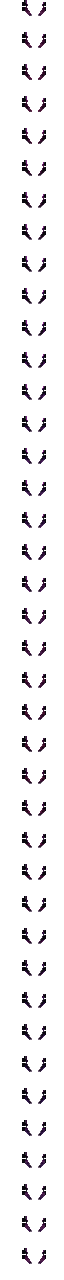
#> input picture ref/wings_r3/cybernetic/option4_anim.png, 64 x 1280 px, given in place of netherite.png, which was not available
$ python gen_new_items.py
#> lines starting #> are read from the running program, lines starting #| are printed output that depends on the picture; pictures that were not available may be replaced by others from this repository, and a replacement may not be noted
### gen_drafts.py
#!/usr/bin/env python3
"""Infinium look drafts.  Usage: python3 gen_drafts.py --style N   (N = 1..8, or 'all')
Writes a complete resource overlay to build_drafts/draftN/ (textures, models, item defs, glow_anim.properties)
and previews to preview/drafts/draftN/.  Never touches src/main/resources or out/infinium-*.jar.
Hard rule (fails with exit 1): no purple pixel in any frame outside opaque-mask minus 1-px border,
none on tool handles, helmet front-center, worn face, or trim pieces."""
import sys, os, math, random, json, shutil
from collections import deque
from PIL import Image, ImageDraw, ImageFont

MC='ref/mc/assets/minecraft/textures/'
F=40
DARK=(70,14,110); BRIGHT=(214,140,255)
TOOLS=('sword','pickaxe','axe','shovel','hoe')
ARMOR=('helmet','chestplate','leggings','boots')
ITEMS={'infinium_ingot':'netherite_ingot', **{f'infinium_{p}':f'netherite_{p}' for p in ARMOR+TOOLS}}

STYLES={
 1:dict(name='Drift',      loop=20, cov=0.09, trims={'ridge','cuffs'},
        desc='Slow drifting thin cracks: hairline ridges that slide and re-form across the metal; 20 s loop; helmet ridge + boot cuffs.'),
 2:dict(name='Lightning',  loop=12, cov=0.12, trims={'horns','shoulders','spine'},
        desc='Branching lightning fractures, glow surging outward from the roots; 12 s loop; small horns, shoulder plates, tool-head spine.'),
 3:dict(name='Pulseline',  loop=16, cov=0.10, trims={'ridge','knees','cuffs'},
        desc='Fixed fine crack network; only slow light packets travel along the cracks; 16 s loop; helmet ridge, knee guards, boot cuffs.'),
 4:dict(name='Runes',      loop=10, cov=0.12, trims={'shoulders','knees','spine'},
        desc='Etched geometric rune glyphs that light up one after another; 10 s loop; shoulder plates, knee guards, tool spine.'),
 5:dict(name='Fissure',    loop=18, cov=0.08, trims={'horns','spine'},
        desc='Sparse large jagged fissures that slowly breathe; 18 s loop; small horns, tool spine (most minimal purple).'),
 6:dict(name='Crackle',    loop=14, cov=0.14, trims={'ridge','shoulders','cuffs'},
        desc='Fine crackle glaze (Voronoi cell edges) whose cells shift subtly; 14 s loop; helmet ridge, shoulder plates, boot cuffs.'),
 7:dict(name='Embers',     loop=8,  cov=0.11, trims={'horns','knees','cuffs','spine'},
        desc='Drifting ember veins with occasional slow sparkles; 8 s loop (fastest); horns, knee guards, cuffs, spine.'),
 9:dict(name='Crackle Pulse', loop=12, cov=0.12, trims={'knees','cuffs'}, sym=True,
        desc='Draft 6 crackle-glaze cells as a fine network with slow purple pulses travelling along the cell edges (Draft 3 idea); 12 s seamless loop; short mini horns, knee guards, boot cuffs; perfect left/right mirror symmetry.'),
 8:dict(name='Circuit',    loop=20, cov=0.10, trims={'ridge','shoulders','knees','cuffs','spine'},
        desc='Right-angle circuit traces with slow energy packets and nodes; 20 s loop; full trim (ridge, shoulders, knees, cuffs, spine).'),
}

# ---------------- base textures ----------------
# [7 lines left out: function darken, not called in this run]
def lighten(c, t=0.55, to=(96,86,92)):
    r,g,b,a=c; return (int(r+(to[0]-r)*t),int(g+(to[1]-g)*t),int(b+(to[2]-b)*t),255)
def opaque(img): px=img.load(); return {(x,y) for y in range(img.size[1]) for x in range(img.size[0]) if px[x,y][3]>0}
N4=((1,0),(-1,0),(0,1),(0,-1))
def interior(op): return {q for q in op if all((q[0]+dx,q[1]+dy) in op for dx,dy in N4)}
def handle_px(kind,x,y):
    if kind=='sword': return x<=4 and y>=11
    return kind in TOOLS and (x+y)>=14 and x<=9 and abs((x+y)-15)<=2 and y>=6
def comp(a,b): c=a.copy(); c.alpha_composite(b); return c
def netherite_palette():
    im=Image.open(MC+'entity/equipment/humanoid/netherite.png').convert('RGBA'); px=im.load()
#> in netherite_palette, im is the input picture: PIL image 64x1280 RGBA; mean R, G, B, A 9.1, 5, 9.8, 15.4
    return sorted({px[x,y][:3] for y in range(im.size[1]) for x in range(im.size[0]) if px[x,y][3]>0}, key=lambda c:0.299*c[0]+0.587*c[1]+0.114*c[2])
PAL=netherite_palette()
#> PAL = 948 items, first 6: (4, 3, 6), (6, 2, 9), (7, 2, 8), (6, 3, 10), (8, 2, 11), (7, 3, 10)
# [84 lines left out: functions to_netherite, icon_base, worn_bases, not called in this run]

# ---------------- pattern fields ----------------
DIRS8=[(1,0),(1,1),(0,1),(-1,1),(-1,0),(-1,-1),(0,-1),(1,-1)]
# [150 lines left out: functions walk_net, field_fn, make_frames, check, not called in this run]

# ---- symmetry ----
def M_icon_v(q): return (15-q[0],q[1])
def M_icon_d(q): return (15-q[1],15-q[0])          # mirror across the handle diagonal x+y=15
# [15 lines left out: function M_hum, not called in this run]
def M_id(q): return q
# [16 lines left out: functions sym_base, check_sym, not called in this run]
def pdiff(a,b):
    pa,pb=a.load(),b.load(); W,H=a.size
    return sum(abs(pa[x,y][i]-pb[x,y][i]) for y in range(H) for x in range(W) for i in range(4))
# [6 lines left out: function check_loop, not called in this run]
SYMLOG=[]
FRONT_FRAME=False
COLOR_FN=None
# per-face coverage multipliers (style 9). face order per box: top,bottom,right,front,left,back
FACE_BOOST={'humanoid':{3:1.5,5:1.5,23:1.6,27:1.8,29:1.6},'humanoid_leggings':{9:3.5,8:1.6,10:1.6,11:2.0,15:1.7,17:1.6}}
BOXES={'humanoid':[(0,0,8,8,8),(32,0,8,8,8),(16,16,8,12,4),(40,16,4,12,4),(0,16,4,12,4)],
       'humanoid_leggings':[(16,16,8,12,4),(0,16,4,12,4)], 'wings':[(22,0,10,20,2)]}
# [109 lines left out: functions face_groups, clean_alpha, check_faces_animate, sheet, build, not called in this run]

# [4 lines that do not run on import are left out]

### gen_tool_styles.py
#!/usr/bin/env python3
"""Per-style animated glow for the Infinium tool icons (sword, pickaxe, axe, shovel, hoe).
Tools take the style of the chestplate their holder wears (client select property infinium:holder_style).
Writes textures/item/cracks_<style>/<tool>.png (+.mcmeta) and cracks_<style>_gray/ (dye tint), models and item defs.
Rules: glow only on interior non-handle pixels (same mask as gen_cracks), seamless loop, every frame changes, ~40% coverage
(more purple than the 25% of the legacy icons). Usage: python3 gen_tool_styles.py [--preview]"""
import math, random, os, json, sys, colorsys, shutil
from PIL import Image, ImageDraw, ImageFont
import gen_drafts as gd, gen_dye
TAU=2*math.pi
RES='src/main/resources/assets/infinium/'; TX=RES+'textures/item/'
TOOLS=['sword','pickaxe','axe','shovel','hoe']
ARMOR=['helmet','chestplate','leggings','boots']   # armor icons: style from the item's own infinium:style (absent = Astral)
# style -> (frames, ticks per frame); loop lengths match the worn armor styles closely
STY={'astral':(40,6),'cybernetic':(40,6),'singularity':(100,2),'cyberpsycho':(80,2)}
COV=0.40
def handle_px(name,x,y):
    if name=='sword': return x<=4 and y>=11
    return name in('pickaxe','axe','shovel','hoe') and (x+y)>=14 and x<=9 and abs((x+y)-15)<=2 and y>=6
# [4 lines left out: function mask, not called in this run]
def h01(*a): return random.Random(repr(a)).random()
def field(style,tool,A,F):
    rnd=random.Random(f'{style}/{tool}')
    if style=='astral':          # random cells, each with its own pulse timing
        S=[(rnd.uniform(0,16),rnd.uniform(0,16),rnd.uniform(0,TAU),rnd.choice((1,2)),rnd.uniform(0.6,1.6)) for _ in range(9)]
        # [4 lines left out: function s, not called in this run]
        import gen_variants as gv   # colour only: Singularity palette, static nebula index by position
        return s,lambda q,f,b:gv.neb_color(0.5+0.5*math.sin(q[0]/3.0+q[1]/5.0)*math.cos(q[1]/4.0-q[0]/6.0),b)
    if style=='cybernetic':      # cells + pulses running tip -> handle along the tool diagonal
        S=[(rnd.uniform(0,16),rnd.uniform(0,16)) for _ in range(8)]
        def s(q,f):
            t=f/F; ds=sorted((q[0]-a)**2+(q[1]-b)**2 for a,b in S); d1,d2=math.sqrt(ds[0]),math.sqrt(ds[1])
            return -(d2-d1)+1.1*math.cos(TAU*((q[0]-q[1])/10.0-t))+0.3*math.cos(TAU*(q[1]/4.0+2*t))
        return s,lambda q,f,b:hsv((0.74+0.14*(0.5+0.5*math.cos(q[1]/7.0)))%1,0.92-0.55*b*b,0.40+0.60*b)   # colour only: CyberPsycho range
    if style=='singularity':     # rework: seeds orbit the center once per loop, integer-harmonic detail, rhythmic rings, nebula palette
        S=[dict(r=7*math.sqrt(rnd.random()),a=rnd.uniform(0,TAU),ff=rnd.choice((3,4,5,6)),fp=rnd.uniform(0,TAU)) for _ in range(12)]
        aux={}
        # [9 lines left out: function s, not called in this run]
        import gen_variants as gv
        return s,lambda q,f,b:gv.neb_color(aux.get(q,(0.5,0))[0],b,0.25*aux.get(q,(0.5,0))[1])
    # cyberpsycho (rework): cybernetic diagonal pulses x2 + soft scan bands + smooth hue drift; accents added in frames_for
    S=[(rnd.uniform(0,16),rnd.uniform(0,16)) for _ in range(8)]; aux={}
    # [4 lines left out: function s, not called in this run]
    return s,lambda q,f,b:hsv((0.74+0.14*(0.5+0.5*math.cos(TAU*2*f/F-q[1]/7.0))+0.04*aux.get(q,0))%1,0.92-0.55*b*b,0.4+0.6*min(1,b+0.35*aux.get(q,0)))
def hsv(h,s,v): r,g,b=colorsys.hsv_to_rgb(h,max(0,min(1,s)),max(0,min(1,v))); return (255*r,255*g,255*b)
# armor icons: SAME glow as the worn armor (pattern, colours, clock): icon interior sampled from the worn texture's front faces
GL='src/main/resources/assets/infinium/textures/entity/infinium_glow/'
# [70 lines left out: functions _src, armor_frames, frames_for, accents, check, not called in this run]
SM={}
# [56 lines left out: functions main, by_style, infinity_models, write_infinity_def, not called in this run]
def tint(i): return (0xFF<<24|gen_dye.PAL[i])-(1<<32)
# [20 lines left out: functions write_item_def, gif, not called in this run]
# [1 lines that do not run on import are left out]

### gen_dye.py
#!/usr/bin/env python3
"""Glow recolouring by dye. Usage: python3 gen_dye.py <resource root, e.g. src/main/resources>
Writes grayscale glow textures (+ tinted via item tint / vertex colour), tinted item model defs,
144 smithing_transform recipes (no template; netherite-tier Infinium item + dye), and GlowColor palette check."""
import sys, os, json, glob, shutil
from PIL import Image
NAMES=['white','orange','magenta','light_blue','yellow','lime','pink','gray','light_gray','cyan','purple','blue','brown','green','red','black']
DIFF=[0xF9FFFE,0xF9801D,0xC74EBD,0x3AB3DA,0xFED83D,0x80C71F,0xF38BAA,0x474F52,0x9D9D97,0x169C9C,0x8932B8,0x3C44AA,0x835432,0x5E7C16,0xB02E26,0x1D1D21]
OVR={'white':0xE8ECFF,'black':0x5A5866,'gray':0x9A9AA6,'light_gray':0xC8C8D2}
def glow_rgb(i):
    n=NAMES[i]
    if n in OVR: return OVR[n]
    c=DIFF[i]; r,g,b=c>>16&255,c>>8&255,c&255; m=max(r,g,b); k=255/m
    return (min(255,int(r*k))<<16)|(min(255,int(g*k))<<8)|min(255,int(b*k))
PAL=[glow_rgb(i) for i in range(16)]
ITEMS=['infinium_'+p for p in ('helmet','chestplate','leggings','boots','sword','pickaxe','axe','shovel','hoe')]
# [73 lines left out: functions gray, accent_gray, main, not called in this run]
# [3 lines that do not run on import are left out]

### gen_new_items.py
#!/usr/bin/env python3
"""Spacetime Fragments (slow Astral-pace shimmer, 40 x 6 ticks = 12 s), Spacetime Crystal (fast energy + spark flickers,
80 x 2 ticks = 8 s) and the 4 style smithing templates animated with their armor style's glow field / palette / clock
(gen_tool_styles.field, same frames x frametime as the worn style). Palette = helmet shard purples, never pale/white/blue."""
import math, json, random, colorsys, os
from PIL import Image
import gen_tool_styles as ts
TX='src/main/resources/assets/infinium/textures/item/'; TAU=2*math.pi
AM=[(88,30,150),(130,60,205),(176,110,240),(196,120,248)]          # helmet shard purples (pale top tone replaced)
def safe(c):
    r,g,b=[max(0,min(255,int(v))) for v in c]; h,s,v=colorsys.rgb_to_hsv(r/255,g/255,b/255)
    if v>0.70 and s<0.45: s=0.5                                     # pale-pixel rule
    if 160/360<=h<=262/360: h=270/360                               # no blue / cyan
    r,g,b=colorsys.hsv_to_rgb(h,s,v); return (int(r*255),int(g*255),int(b*255),255)
def save(name,frames,ft):
    sh=Image.new('RGBA',(16,16*len(frames)))
    for i,f in enumerate(frames): sh.paste(f,(0,16*i))
    sh.save(TX+name+'.png'); json.dump({"animation":{"frametime":ft,"interpolate":False}},open(TX+name+'.png.mcmeta','w'))
def shard_poly(cx,cy,pts):
    return [(cx+x,cy+y) for x,y in pts]
def inside(poly,x,y):
    c=False; n=len(poly)
    for i in range(n):
        x1,y1=poly[i]; x2,y2=poly[(i+1)%n]
        if (y1>y)!=(y2>y) and x<(x2-x1)*(y-y1)/(y2-y1)+x1: c=not c
    return c
def fragments():
    """Ordered fracture: 4 long, sharp, near-identical slivers, all parallel (axis along the / diagonal), each split into a
    lit facet and a shadow facet along its length; slow shimmer sweeping along the slivers (40 x 6 ticks)."""
    ax=(0.2079,-0.9781); nx=(0.9781,0.2079)                    # vertical, tilted 12 deg (user), facet normal
    sl=[(-3.9,0.2,6.4),(0.0,-0.3,7.6),(3.9,0.4,6.6)]   # (offset across, offset along, half length)
    F=40; out=[]
    for f in range(F):
        t=f/F; im=Image.new('RGBA',(16,16),(0,0,0,0)); p=im.load()
        for x in range(16):
            for y in range(16):
                px,py=x+.5-8,y+.5-8; u=px*ax[0]+py*ax[1]; v=px*nx[0]+py*nx[1]
                for j,(o,s0,hl) in enumerate(sl):
                    du=u-s0; dv=v-o; w=min(1.05,1.7*max(0.0,1-abs(du)/hl)**0.8)                 # tapers to a sharp point at both ends
                    if abs(du)>hl or abs(dv)>w: continue
                    edge=abs(dv)>w-0.55 or abs(du)>hl-0.8
                    lit=dv<0                                                # parallel facets: lit side / shadow side
                    c=AM[0] if edge else (AM[2] if lit else AM[1])
                    sweep=max(0,math.cos(TAU*(t-du/18.0-j*0.11)))**8
                    c=tuple(c[i]+(AM[3][i]-c[i])*sweep*(0.9 if lit else 0.5) for i in range(3)); p[x,y]=safe(c); break
        out.append(im)
#> after the loop, out = 40 items
    save('spacetime_fragments',out,6)
#> in save, `sh=Image.new('RGBA',(16,16*len(frames)))`: sh: PIL image 16x640 RGBA; every value is 0
#> the loop in save, `for i,f in enumerate(frames): sh.paste(f,(0,16*i))` made 40 passes
#> after the loop in save, `for i,f in enumerate(frames): sh.paste(f,(0,16*i))`:
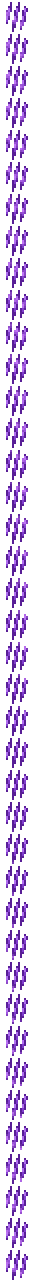
#> sh: PIL image 16x640 RGBA (shown 2 times larger); mean R, G, B, A 32.1, 15, 49.4, 69.7; transparent parts drawn white
    # old filename kept as a copy so a resource pack or a half-migrated jar still has a texture
    import shutil
    shutil.copy(TX+'spacetime_fragments.png', TX+'strange_fragments.png')
    shutil.copy(TX+'spacetime_fragments.png.mcmeta', TX+'strange_fragments.png.mcmeta')
CP={'deep':(38,8,74),'dark':(66,18,120),'mid':(104,40,176),'light':(140,66,214),'edge':(168,92,236),'hot':(196,62,196)}
def crystal():
    """Faceted elongated hexagonal point (helmet crystal): left / center / right prism faces (dark / mid / light), pyramid
    tip facets, edge highlights in deep-to-mid purples (no pale). Energy streams flow UP inside each facet (fast, 80 x 2 ticks)
    with spark flickers on the facet ridges."""
    poly=[(8,0.3),(11.6,4.2),(11.6,11.6),(8,15.7),(4.4,11.6),(4.4,4.2)]
    F=80; rnd=random.Random(11); sparks=[(rnd.choice((6,8,9,10,7)),rnd.randint(3,13),rnd.choice((1,2,3)),rnd.random()) for _ in range(8)]
    out=[]
    for f in range(F):
        t=f/F; im=Image.new('RGBA',(16,16),(0,0,0,0)); p=im.load()
        for x in range(16):
            for y in range(16):
                X,Y=x+.5,y+.5
                if not inside(poly,X,Y): continue
                edge=not all(inside(poly,X+dx,Y+dy) for dx,dy in((.9,0),(-.9,0),(0,.9),(0,-.9)))
                tip = Y<4.2+ (abs(X-8)*0) and Y < 4.2-(abs(X-8))*0.0+ (3.6-abs(X-8))*0  # placeholder
                face = 0 if X<6.6 else (1 if X<9.6 else 2)              # left / center / right
                top  = Y < 0.3+ (abs(X-8)/3.6)*3.9 + 1.2                  # pyramid tip band
                base = (CP['deep'],CP['mid'],CP['light'])[face] if not top else (CP['dark'],CP['light'],CP['edge'])[face]
                ridge = abs(X-6.6)<0.6 or abs(X-9.6)<0.6
                flow = max(0,math.cos(TAU*(4*t + Y/7.0 + face*0.31)))**3      # streams rising inside the facet
                e = 0.55*flow*(0.6 if face==0 else 1.0)
                c = tuple(base[i]+(CP['hot'][i]-base[i])*e for i in range(3))
                if ridge and not edge: c=tuple(max(c[i],CP['light'][i]*(0.8+0.2*flow)) for i in range(3))
                if edge: c=CP['edge'] if (X>8 and Y<9) else CP['dark']   # lit upper-right rim, shadowed lower-left rim
                p[x,y]=safe(c)
        for sx,sy,m,ph in sparks:
            k=max(0,math.cos(TAU*(m*t+ph)))**14
            if k>0.35 and p[sx,sy][3]: p[sx,sy]=safe((214,80,206))
        out.append(im)
#> this loop made 80 passes
    save('spacetime_crystal',out,2)
#> call 2 of save, with name = 'spacetime_crystal', ft = 2
#> in save (call 2), `sh=Image.new('RGBA',(16,16*len(frames)))`: sh: PIL image 16x1280 RGBA; every value is 0
#> the loop in save (call 2), `for i,f in enumerate(frames): sh.paste(f,(0,16*i))` made 80 passes
#> after the loop in save (call 2), `for i,f in enumerate(frames): sh.paste(f,(0,16*i))`:
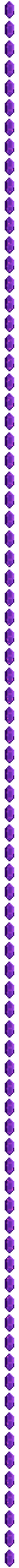
#> sh: PIL image 16x1280 RGBA (shown 2 times larger); mean R, G, B, A 36.7, 14.9, 56.9, 87.7; transparent parts drawn white
def ingot():
    """Infinium Ingot: purple spacetime veins pulsing through the dark metal (48 x 2 ticks = 4.8 s)."""
    n='infinium_ingot'; base=Image.open(TX+n+'.png').convert('RGBA')
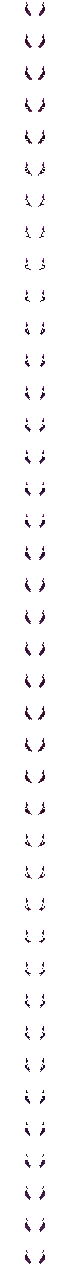
#> input picture ref/wings_r3/cybernetic/option4_anim_glow.png, 64 x 1280 px, given in place of infinium_ingot.png, which was not available
#> in ingot, base is the input picture: PIL image 64x1280 RGBA; mean R, G, B, A 1.6, 0.6, 1.6, 6.9
    if base.height>16: base=base.crop((0,0,16,16))
    bp=base.load(); op={(x,y) for x in range(16) for y in range(16) if bp[x,y][3]}
    inner=[q for q in op if all((q[0]+dx,q[1]+dy) in op for dx,dy in((1,0),(-1,0),(0,1),(0,-1)))]
    vein=[q for q in inner if abs(math.sin(q[0]*0.9+math.sin(q[1]*0.7)*2.2))<0.28 or abs(math.sin(q[1]*1.1-q[0]*0.45+1.3))<0.18]
    F=48; out=[]
    for f in range(F):
        t=f/F; im=base.copy(); p=im.load()
        for (x,y) in vein:
            e=max(0,math.cos(TAU*(2*t-(x+y)/14.0)))**2
            c=(60+120*e,16+50*e,110+120*e); o=p[x,y]; k=0.45+0.5*e
            p[x,y]=safe(tuple(o[i]*(1-k)+c[i]*k for i in range(3)))
        for q in inner:                                           # faint shimmer on the metal
            if q in vein: continue
            k=0.10*max(0,math.cos(TAU*(t-(q[0]-q[1])/20.0)))**4; o=p[q]
            p[q]=safe(tuple(o[i]*(1-k)+(120,50,190)[i]*k for i in range(3)))
        out.append(im)
    save(n,out,2)
#> in save (call 3), `sh=Image.new('RGBA',(16,16*len(frames)))`: sh: PIL image 16x768 RGBA; every value is 0
def templates():
    for st,(F,ft) in ts.STY.items():
        n=f'{st}_upgrade_smithing_template'; base=Image.open(TX+n+'.png').convert('RGBA')
        if base.height>16: base=base.crop((0,0,16,16))                  # idempotent
        bp=base.load(); op={(x,y) for x in range(16) for y in range(16) if bp[x,y][3]}
        A=sorted(q for q in op if all((q[0]+dx,q[1]+dy) in op for dx,dy in((1,0),(-1,0),(0,1),(0,-1))))
        S,C=ts.field(st,'template',A,F); out=[]
        for f in range(F):
            sc={q:S(q,f) for q in A}; vals=sorted(sc.values(),reverse=True)
            hi=vals[max(0,int(ts.COV*len(vals))-1)]; lo=vals[min(len(vals)-1,int(ts.COV*1.5*len(vals))-1)]; top=vals[0]
            if lo>=hi: lo=hi-1e-3
            im=base.copy(); p=im.load()
            for q,v in sc.items():
                if v<=lo: continue
                k=1.0 if v>=hi else (v-lo)/(hi-lo); k=k*k*(3-2*k)
                if k<0.05: continue
                b=max(0.0,min(1.0,(v-lo)/max(1e-9,top-lo)))**1.2; k=max(k,0.55); c=C(q,f,b); o=p[q]
                p[q]=safe(tuple(o[i]*(1-k)+c[i]*k for i in range(3)))
            out.append(im)
        ts.accents(st,'tpl/'+st,A,out,F,2)
        out=[Image.eval(im,lambda v:v) for im in out]
        for im in out:
            p=im.load()
            for y in range(16):
                for x in range(16):
                    if p[x,y][3]: p[x,y]=safe(p[x,y][:3])
        save(n,out,ft)
if __name__=='__main__':
#> (the run stopped early here; a loop or call above may not have finished)
